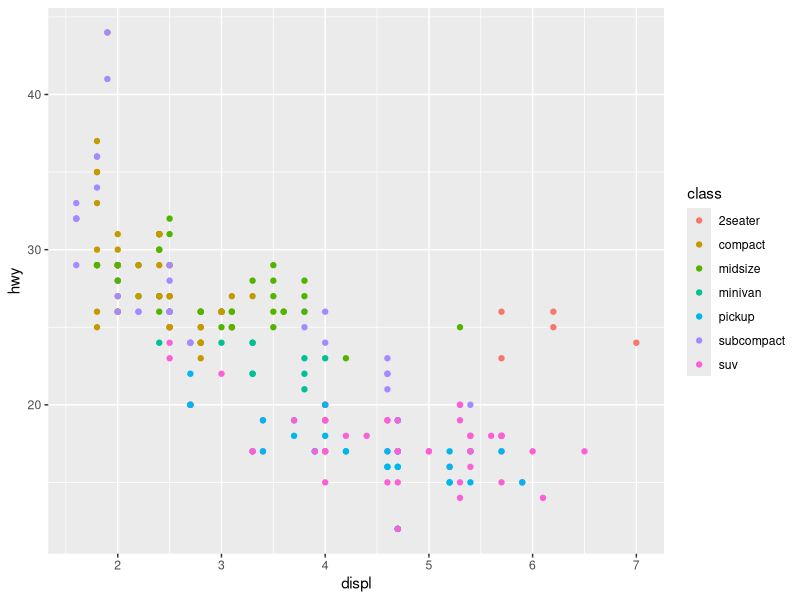
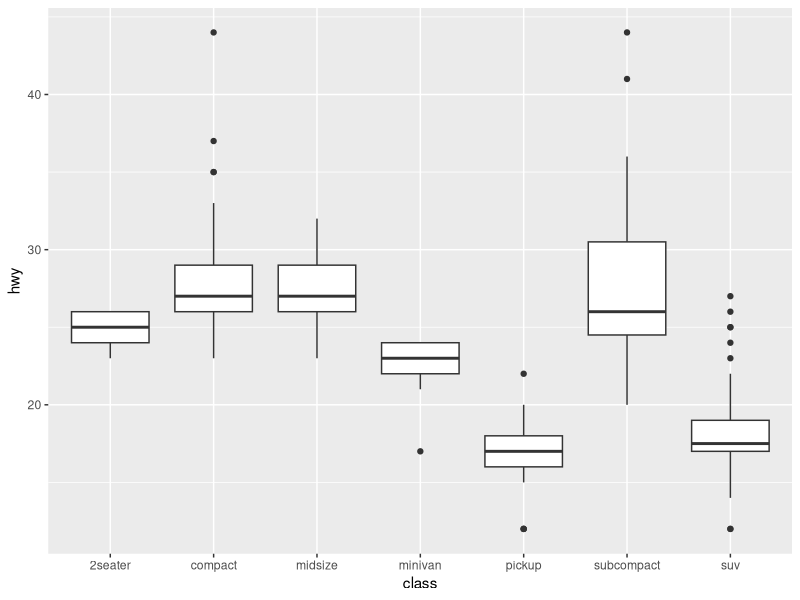
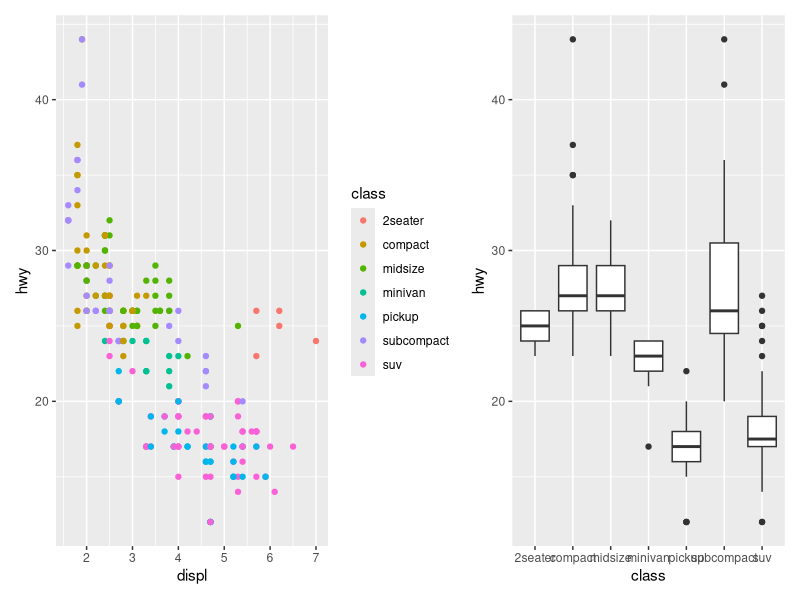
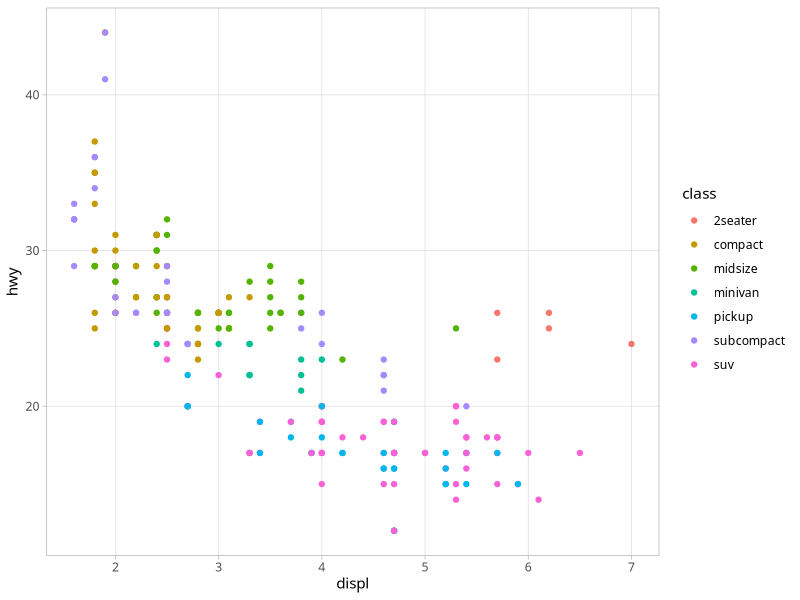
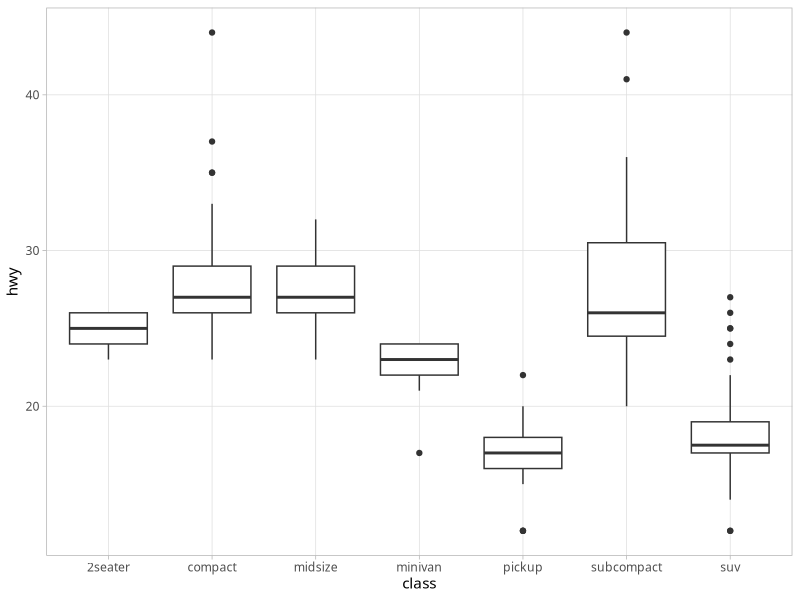
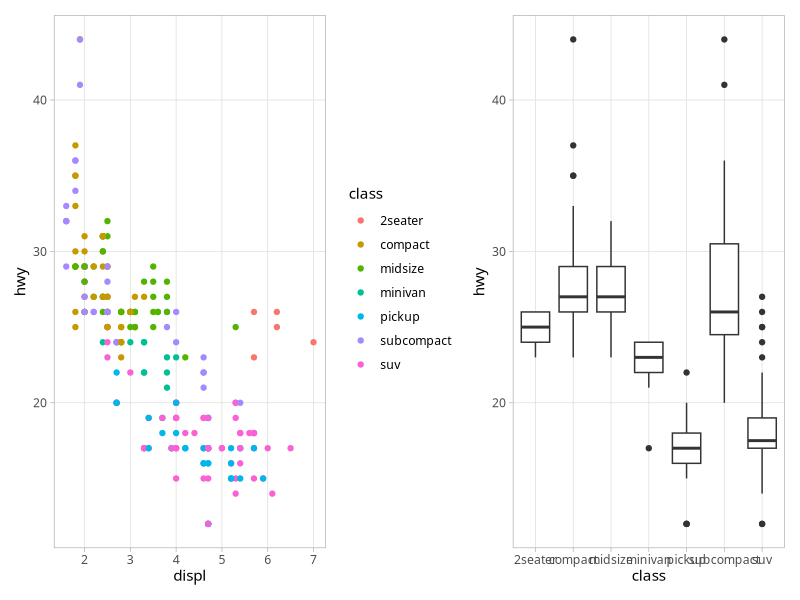
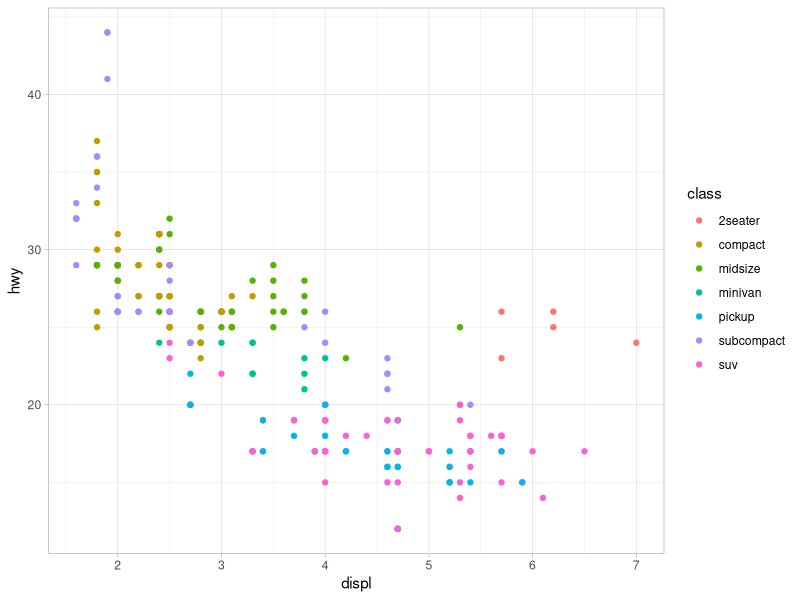
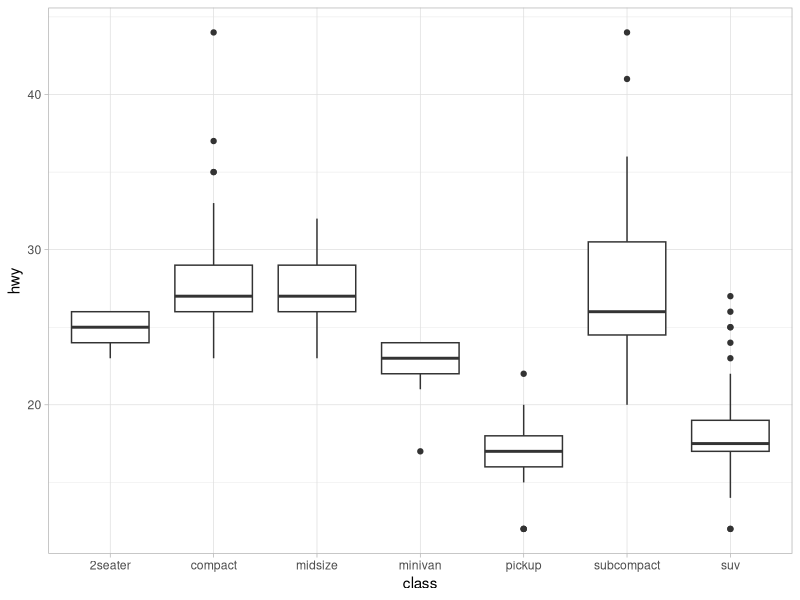

Write R code to recreate these figures, in order.
## ---- chunk 1
knitr::opts_chunk$set(echo = TRUE, warning = FALSE, 
                      fig.width = 14, fig.height = 4.3,
                      dev = "ragg_png", dpi = 130)
## ---- chunk 2
library(ggplot2)
## ---- chunk 3
g1 <- ggplot(mpg, aes(x = displ, y = hwy)) +
  geom_point(aes(color = class))

g1

g2 <- ggplot(mpg, aes(x = class, y = hwy)) +
  geom_boxplot()

g2
## ---- chunk 4
library(patchwork)
g1 + g2
## ---- chunk 5
g1 + 
  ## apply light complete theme
  theme_light() + 
  ## remove minor grid + modify typeface
  theme(panel.grid.minor = element_blank(),
        text = element_text(family = "PT Sans"))

g2 + 
  theme_light() + 
  theme(panel.grid.minor = element_blank(), 
        text = element_text(family = "PT Sans"))
## ---- chunk 6
(
  g1 + 
  theme_light() + 
  theme(panel.grid.minor = element_blank(), 
        text = element_text(family = "PT Sans"))
) + 
(
  g2 + 
  theme_light() + 
  theme(panel.grid.minor = element_blank(), 
        text = element_text(family = "PT Sans"))
)
## ---- chunk 7
theme_set(theme_light())
## ---- chunk 8
g1
g2
## ---- chunk 9
g1 + g2
## ---- chunk 10
g1 + 
  theme_light(
    base_family = "PT Serif", ## default: depends on OS
    base_size = 18,           ## default: 11
    base_line_size = 3,       ## default: base_size/22 -> 0.5
    base_rect_size = 10       ## default: base_size/22 -> 0.5
  )
## ---- chunk 11
theme_set(theme_light(base_size = 15, base_family = "PT Sans")) 
## ---- chunk 12
g1
g2
## ---- chunk 13
g1 + g2
## ---- chunk 14
theme_update(
  panel.grid.minor = element_blank(),
  axis.title = element_text(face = "bold"),
  legend.title = element_text(face = "bold")
)
## ---- chunk 15
g1
g2
## ---- chunk 16
g1 + g2
## ---- chunk 17
g1 + 
  ## new complete theme
  theme_classic(base_family = "PT Serif", base_size = 15) + 
  ## add grid lines
  theme(panel.grid.major = element_line(color = "grey90"))

g2 + 
  ## remove vertical grid lines + overwrite axis title styling
  theme(panel.grid.major.x = element_blank(), 
           axis.title = element_text(color = "red", face = "italic")) 
## ---- chunk 18
(
  g1 + theme_classic(base_family = "PT Serif", base_size = 12) +
  theme(panel.grid.major = element_line(color = "grey90"))
) + 
(
  g2 + theme(panel.grid.major.x = element_blank(),
             axis.title = element_text(color = "red", face = "italic"))
)
## ---- chunk 19
library(patchwork)
## ---- chunk 20
g1 + g2
## ---- chunk 21
g1 / g2
## ---- chunk 22
g1 + g2 + 
  plot_layout(widths = c(.5, 1))
## ---- chunk 23
g1 + plot_spacer() + g2 + 
  plot_layout(widths = c(.5, .1, 1))
## ---- chunk 24
g3 <- ggplot(mpg, aes(x = cyl, y = hwy)) +
  geom_point(aes(color = class))

g4 <- ggplot(mpg, aes(x = cty, y = hwy)) +
  geom_point(aes(color = class))

g5 <- ggplot(mpg, aes(x = class, y = hwy)) +
  stat_summary(fun.data = "mean_sdl", fun.args = list(mult = 1))
## ---- chunk 25
(g1 + g3 + g4) / (g2 + g5)
## ---- chunk 26

## ---- chunk 27
(g1 + g3 + g4) / (g2 + g5)
## ---- chunk 28
layout <- 
  "
  ABBCCC#
  DDDD#EE
  "

g1 + g3 + g4 + g2 + g5 + 
  plot_layout(design = layout)
## ---- chunk 29
(g1 + g3 + g4) / (g2 + g5) + 
  plot_layout(guides = "collect")
## ---- chunk 30
((g1 + g3 + g4) / (g2 + g5)) + 
  plot_layout(guides = "collect") +
  plot_annotation(theme = theme(legend.justification = "top"))
## ---- chunk 31
((g1 + g3 + g4) / (g2 + g5)) + 
  plot_layout(guides = "collect") +
  plot_annotation(tag_levels = "A", 
                  theme = theme(legend.justification = "top"))
## ---- chunk 32
((g1 + g3 + g4) / (g2 + g5)) + 
  plot_layout(guides = "collect") +
  plot_annotation(tag_levels = "i", tag_prefix = "(", tag_suffix = ")",
                  theme = theme(legend.justification = "top"))
## ---- chunk 33
g4 + inset_element(g1 + guides(color = "none"), .5, 0, 1, .5)
## ---- chunk 34
(g4 + inset_element(g1 + guides(color = "none"), .5, 0, 1, .5, align_to = "plot")) +
(g4 + inset_element(g1 + guides(color = "none"), .5, 0, 1, .5, align_to = "full"))
